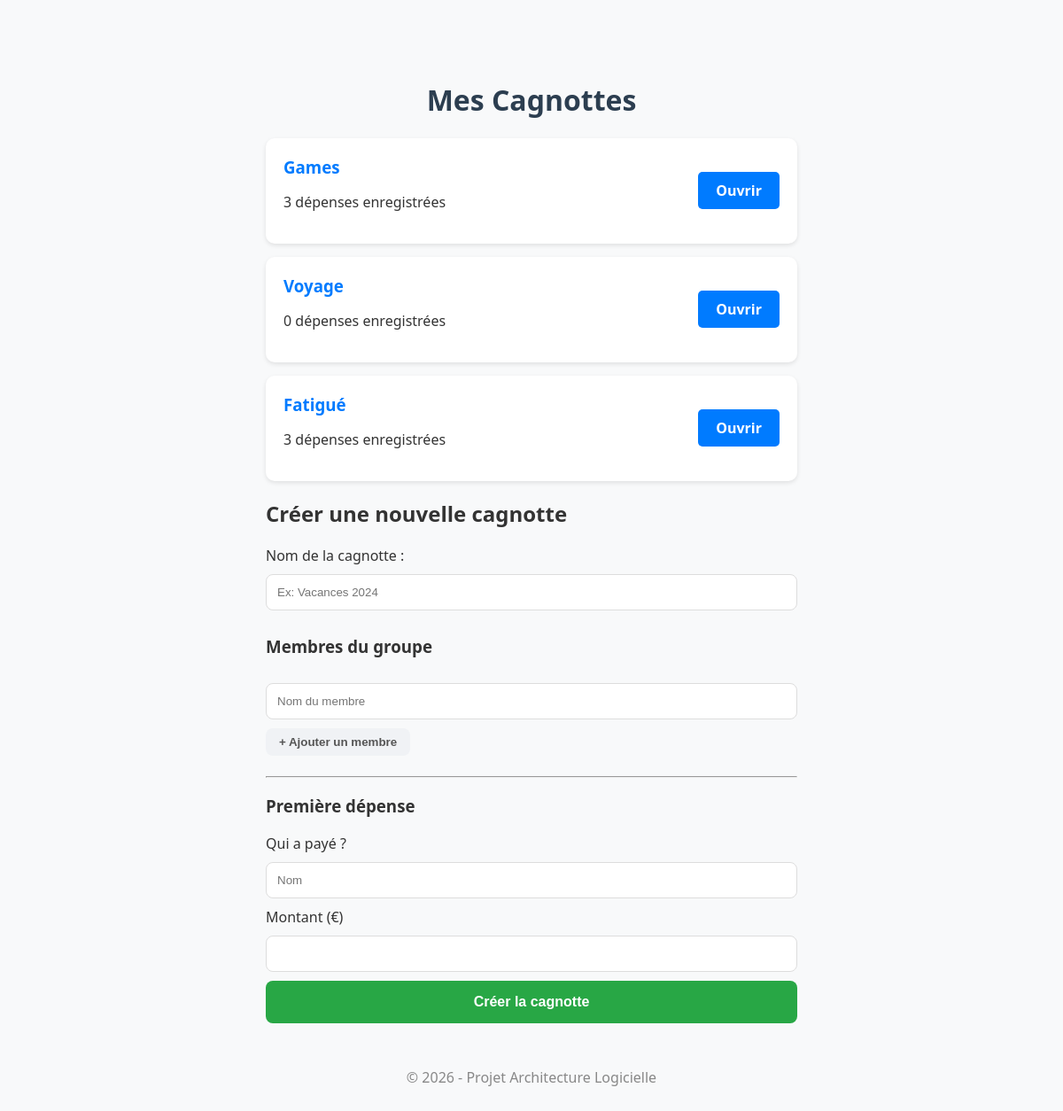
The page / on the database its author committed.
### tables this page shows
CREATE TABLE money_pots (
	name VARCHAR NOT NULL, 
	PRIMARY KEY (name)
);

### src/archilog/views.py (the view)
@web_ui.route("/")
@auth.login_required
def home():
    cagnottes = get_all_money_pots()
    cagnottes_avec_stats = []
    for m in cagnottes:
        pot, transactions = get_money_pot_details(m.name)
        cagnottes_avec_stats.append({
            'objet': m.name,
            'nb_depenses': len(pot.expenses)  # On compte les dépenses réelles
        })
    form = MoneyPotForm()
    return render_template("home.html", pots=cagnottes, cagnottes=cagnottes_avec_stats, form=form)

### src/archilog/forms.py
class MoneyPotForm(FlaskForm):
    pot_name = StringField('Nom de la cagnotte', validators=[DataRequired(), Length(min=3)])
    paid_by = StringField('Premier contributeur', validators=[DataRequired()])
    amount = FloatField('Montant', validators=[DataRequired(), NumberRange(min=0)])

### src/archilog/data.py (called while the page is built)
def get_money_pot(money_pot_name: str) -> MoneyPot:
    results = select(Expenses).where(Expenses.c.money_pot == money_pot_name)
    with db.connect() as conn:
        res = conn.execute(results)
        rows = res.all()
    return MoneyPot(money_pot_name, [Expense.from_db(r) for r in rows])

def get_all_money_pots() -> list[MoneyPot]:
    all_money_pots = select(money_pot_table).distinct()
    with db.connect() as conn:
        results = conn.execute(all_money_pots)
        return [MoneyPot(r[0]) for r in results]

def get_members(money_pot_name: str) -> list[str]:
    query = select(Members.c.name).where(Members.c.money_pot == money_pot_name)
    with db.connect() as conn:
        result = conn.execute(query)
        return [row[0] for row in result]

    @classmethod
    def from_db(cls, row):
        return cls(
            row.id,
            row.money_pot,
            row.paid_by,
            row.amount,
            row.datetime,
        )

### src/archilog/domain.py (called while the page is built)
def get_money_pot_details(money_pot_name: str) -> tuple[MoneyPot, list[Transaction]]:
    pot = get_money_pot(money_pot_name)
    members = get_members(money_pot_name)
    transactions = compute_transactions(pot, members)
    return pot, transactions

### src/archilog/templates/home.html (shortened to what this page needs)
{% extends "layout.html" %}
{% block content %}
    <h1>Mes Cagnottes</h1>
    <div class="pots-container">
        {% for c in cagnottes %}
            <div class="pot-card">
                <div class="pot-info">
                    <h3>{{ c.objet }}</h3>
                    <p>{{ c.nb_depenses }} dépenses enregistrées</p>
                </div>
                <a href="{{ url_for('web_ui.view_pot', name=c.objet) }}" class="btn-open">Ouvrir</a>
            </div>
        {% endfor %}
        <section id="create-pot">
            <h2>Créer une nouvelle cagnotte</h2>
            <form action="{{ url_for('web_ui.create_pot') }}" method="post">
                <label>Nom de la cagnotte :</label>
                {{ form.pot_name(placeholder="Ex: Vacances 2024") }}
                <div id="members-list">
                    <h3>Membres du groupe</h3>
                    <input type="text" name="members[]" placeholder="Nom du membre" required>
                </div>
                <button type="button" onclick="addMemberField()">+ Ajouter un membre</button>
                <hr>
                <h3>Première dépense</h3>
                <label>Qui a payé ?</label>
                {{ form.paid_by(placeholder="Nom") }}
                <label>Montant (€)</label>
                {{ form.amount(step="0.01") }}
                <button type="submit">Créer la cagnotte</button>
            </form>
        </section>
    </div>
{% endblock %}

### src/archilog/templates/home.html (style rules this page uses)
body { font-family: 'Segoe UI', Tahoma, Geneva, Verdana, sans-serif; background-color: #f8f9fa; color: #333; max-width: 600px; margin: 50px auto; padding: 20px; }
h1 { text-align: center; color: #2c3e50; }
.pot-card { background: white; padding: 20px; margin-bottom: 15px; border-radius: 10px; box-shadow: 0 2px 5px rgba(0,0,0,0.1); display: flex; justify-content: space-between; align-items: center; transition: transform 0.2s; }
.pot-info h3 { margin: 0; color: #007bff; }
.btn-open { text-decoration: none; background-color: #007bff; color: white; padding: 10px 20px; border-radius: 5px; font-weight: bold; }
input[type="text"], input[type="number"] { width: 100%; padding: 12px; margin: 10px 0; border: 1px solid #ddd; border-radius: 8px; box-sizing: border-box; transition: border-color 0.3s; }
button { cursor: pointer; border: none; border-radius: 8px; font-weight: 600; transition: background 0.2s; }
button[type="button"] { background-color: #f0f2f5; color: #555; padding: 8px 15px; margin-bottom: 15px; }
button[type="submit"] { background-color: #28a745; color: white; width: 100%; padding: 15px; font-size: 1rem; }

### rows shown on the page
money_pots: objet "Games", nb_depenses "3"
money_pots: objet "Voyage", nb_depenses "0"
money_pots: objet "Fatigué", nb_depenses "3"
